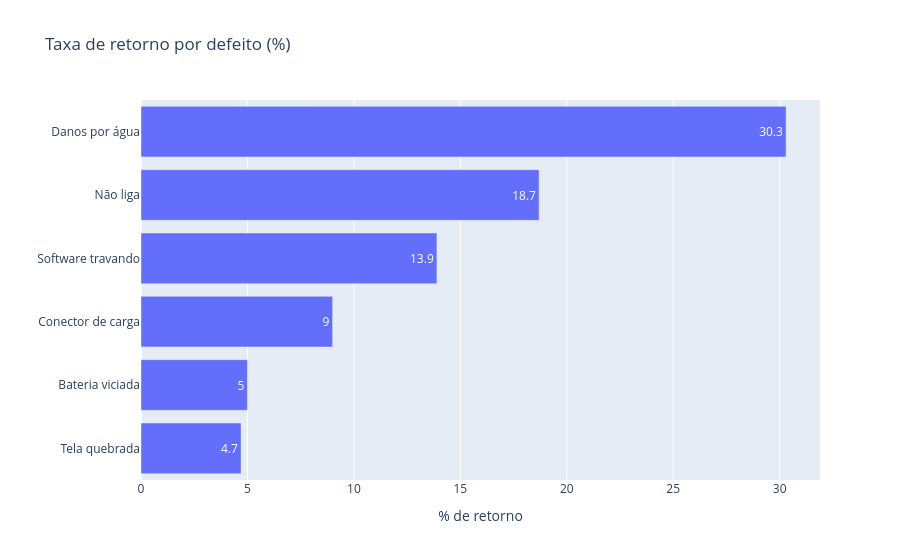

This figure's notebook cell:
### Markdown cell above
## 5. Taxa de retorno na garantia

### Code cell
# Taxa de retorno = OS que voltaram na garantia / OS entregues
def taxa_retorno(coluna):
    taxa = entregues.groupby(coluna)["retorno_garantia"].apply(lambda s: (s == "Sim").mean() * 100)
    return taxa.round(1).sort_values().reset_index(name="taxa_retorno")

print(f"Taxa de retorno geral: {(entregues['retorno_garantia'] == 'Sim').mean():.1%}")

retorno_defeito = taxa_retorno("defeito")
fig = px.bar(retorno_defeito, x="taxa_retorno", y="defeito", orientation="h",
             title="Taxa de retorno por defeito (%)", text="taxa_retorno")
fig.update_layout(xaxis_title="% de retorno", yaxis_title="")
fig.show()

### Figure 1 — Plotly figure (JSON) as saved in the notebook; plotly's stock layout.template omitted (floating-point values rounded to 4 significant figures)
{"data": [{"hovertemplate": "taxa_retorno=%{text}<br>defeito=%{y}<extra></extra>", "legendgroup": "", "marker": {"color": "#636efa", "pattern": {"shape": ""}}, "name": "", "orientation": "h", "showlegend": false, "text": [4.7, 5.0, 9.0, 13.9, 18.7, 30.3], "textposition": "auto", "type": "bar", "x": [4.7, 5.0, 9.0, 13.9, 18.7, 30.3], "xaxis": "x", "y": ["Tela quebrada", "Bateria viciada", "Conector de carga", "Software travando", "Não liga", "Danos por água"], "yaxis": "y"}], "layout": {"barmode": "relative", "legend": {"tracegroupgap": 0}, "title": {"text": "Taxa de retorno por defeito (%)"}, "xaxis": {"anchor": "y", "domain": [0.0, 1.0], "title": {"text": "% de retorno"}}, "yaxis": {"anchor": "x", "domain": [0.0, 1.0], "title": {"text": ""}}}}
